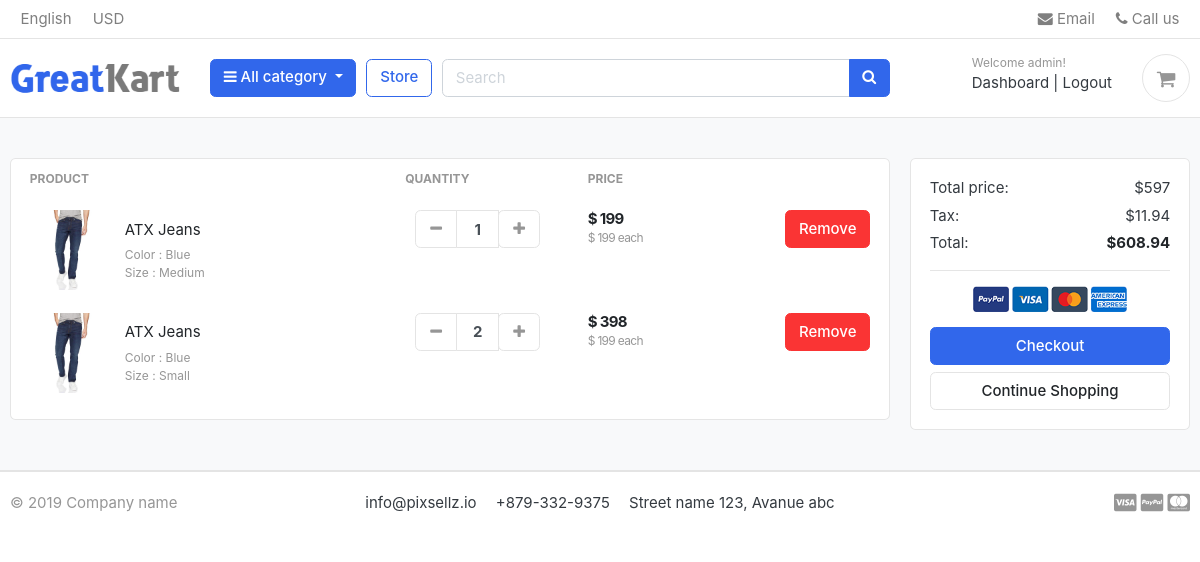
The page /cart/ (signed in) on the database as committed earlier.
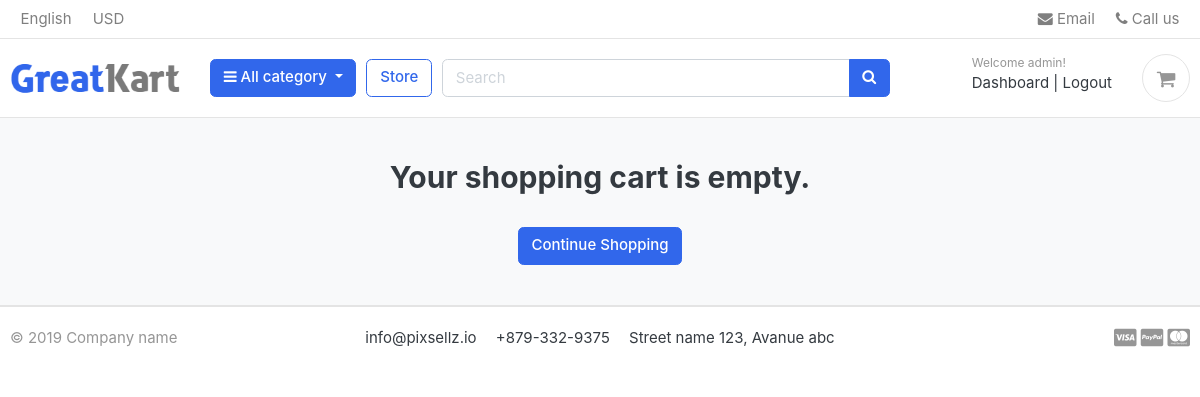
The same page on the database as committed later.
### carts/models.py (models this page shows, shortened)
class CartItem(models.Model):
    user = models.ForeignKey(Account, on_delete=models.CASCADE, null=True)
    product = models.ForeignKey(Product, on_delete=models.CASCADE)
    variations = models.ManyToManyField(Variation,blank=True)
    cart = models.ForeignKey(Cart, on_delete=models.CASCADE, null=True)
    quantity = models.IntegerField()
    is_active = models.BooleanField(default=True)
    def sub_total(self):
        return self.product.price * self.quantity

### store/models.py (models this page shows, shortened)
class Product(models.Model):
    product_name = models.CharField(max_length=200, unique=True)
    slug = models.SlugField(max_length=200, unique=True)
    description = models.TextField(max_length=500, blank=True)
    price = models.IntegerField()
    images = models.ImageField(upload_to='photos/products')
    stock = models.IntegerField()
    is_available = models.BooleanField(default=True)
    category = models.ForeignKey(Category, on_delete=models.CASCADE)
    created_date = models.DateTimeField(auto_now_add=True)
    modified_date = models.DateTimeField(auto_now=True)
    def get_url(self):
        return reverse('product_detail', args = [self.category.slug, self.slug])

class Variation(models.Model):
    product = models.ForeignKey(Product, on_delete= models.CASCADE)  # Cascade as if the product is deleted, the variations of the product are also deleted.
    variation_category = models.CharField(max_length=100, choices=variation_category_choice)
    variation_value = models.CharField(max_length=100)
    is_active = models.BooleanField(default=True)
    created_at = models.DateTimeField(auto_now=True)
    objects = VariationManager()

### carts/views.py (the view)
# urls.py: path('', views.cart, name='cart'),
def cart(request, total=0, quantity=0, cart_items=None):
    try:
        tax = 0
        grand_total = 0
        if request.user.is_authenticated:
            cart_items = CartItem.objects.filter(user=request.user, is_active=True)
        else:
            cart = Cart.objects.get(cart_id=_cart_id(request))
            cart_items = CartItem.objects.filter(cart=cart,is_active=True)
        for cart_item in cart_items:
            total += (cart_item.product.price * cart_item.quantity)
            quantity += cart_item.quantity
        tax = (2 * total)/100
        grand_total = total + tax
    except ObjectDoesNotExist:
        pass # Just ignore
    context = {
        'total': total, 'quantity': quantity, 'cart_items': cart_items, 'tax': tax, 'grand_total': grand_total,
    }
    return render(request, 'store/cart.html', context)

### templates/store/cart.html (shortened to what this page needs)
{% extends 'base.html' %}
{% load static %}
{% block content %}
<section class="section-content padding-y bg">
<div class="container">
{% if not cart_items %}
	<h2 class="text-center">Your shopping cart is empty.</h2>
	<br>
	<div class='text-center'>
		<a href="{% url 'store' %}" class="btn btn-primary">Continue Shopping</a>
	</div>
{% else %}
<div class="row">
	<aside class="col-lg-9">
<div class="card">
<table class="table table-borderless table-shopping-cart">
<thead class="text-muted">
<tr class="small text-uppercase">
  <th scope="col">Product</th>
  <th scope="col" width="120">Quantity</th>
  <th scope="col" width="120">Price</th>
  <th scope="col" class="text-right" width="200"> </th>
</tr>
</thead>
<tbody>
{% for cart_item in cart_items %}
<tr>
	<td>
		<figure class="itemside align-items-center">
			<div class="aside"><img src="{{ cart_item.product.images.url }}" class="img-sm"></div>
			<figcaption class="info">
				<a href="{{ cart_item.product.get_url }}" class="title text-dark">{{ cart_item.product.product_name }}</a>
				<p class="text-muted small">
					{% if cart_item.variations.all %}
						{% for item in cart_item.variations.all %}
							{{ item.variation_category | capfirst }} : {{ item.variation_value | capfirst }} <br>
						{% endfor %}
					{% endif %}
				</p>
			</figcaption>
		</figure>
	</td>
	<td>
					<div class="col">
						<div class="input-group input-spinner">
							<div class="input-group-prepend">
							<a href="{% url 'remove_cart' cart_item.product.id cart_item.id %}" class="btn btn-light" type="button" id="button-plus"> <i class="fa fa-minus"></i> </a>
							</div>
							<input type="text" class="form-control"  value="{{ cart_item.quantity }}">
							<div class="input-group-append">
								<form action="{% url 'add_cart' cart_item.product.id %}" method="POST">
									<button class="btn btn-light" type="submit" id="button-minus"> <i class="fa fa-plus"></i> </button>
								</form>
							</div>
						</div>
					</div>
	</td>
	<td>
		<div class="price-wrap">
			<var class="price">$ {{ cart_item.sub_total }} </var>
			<small class="text-muted"> $ {{ cart_item.product.price }} each </small>
		</div>
	</td>
	<td class="text-right">
	<a href="{% url 'remove_cart_item' cart_item.product.id cart_item.id %}" onclick="return confirm('Are you sure you want to delete this item?')" class="btn btn-danger"> Remove</a>
	</td>
</tr>
{% endfor %}
</tbody>
</table>
</div>
	</aside>
	<aside class="col-lg-3">
		<div class="card">
		<div class="card-body">
			<dl class="dlist-align">
			  <dt>Total price:</dt>
			  <dd class="text-right">${{ total }}</dd>
			</dl>
			<dl class="dlist-align">
			  <dt>Tax:</dt>
			  <dd class="text-right"> ${{ tax }}</dd>
			</dl>
			<dl class="dlist-align">
			  <dt>Total:</dt>
			  <dd class="text-right text-dark b"><strong>${{ grand_total }}</strong></dd>
			</dl>
			<hr>
			<p class="text-center mb-3">
				<img src="{% static './images/misc/payments.png' %}" height="26">
			</p>
			<a href="{% url 'checkout' %}" class="btn btn-primary btn-block"> Checkout </a>
			<a href="{% url 'store' %}" class="btn btn-light btn-block">Continue Shopping</a>
		</div>
		</div>
</aside>
</div>
{% endif %}
</div>
</section>
{% endblock %}

Rows that differ between the two databases and show on the page:
removed CartItem: product.images (picture), product.product_name "ATX Jeans", quantity "1", sub_total "199", product.price "199"
no longer on this page (row unchanged): Variation: variation_category "Color", variation_value "Blue"
no longer on this page (row unchanged): Variation: variation_category "Size", variation_value "Medium", shown under "ATX Jeans"
removed CartItem: product.images (picture), product.product_name "ATX Jeans", quantity "2", sub_total "398", product.price "199"
no longer on this page (row unchanged): Variation: variation_category "Size", variation_value "Small", shown under "ATX Jeans"
Other text that changed with them:
{{ total }}: "597" → (not shown)
{{ tax }}: "11.94" → (not shown)
{{ grand_total }}: "608.94" → (not shown)
text no longer shown: "PRODUCT QUANTITY PRICE Total price: $ Tax: $ Total: $ Checkout"
text now shown: "Your shopping cart is empty."
